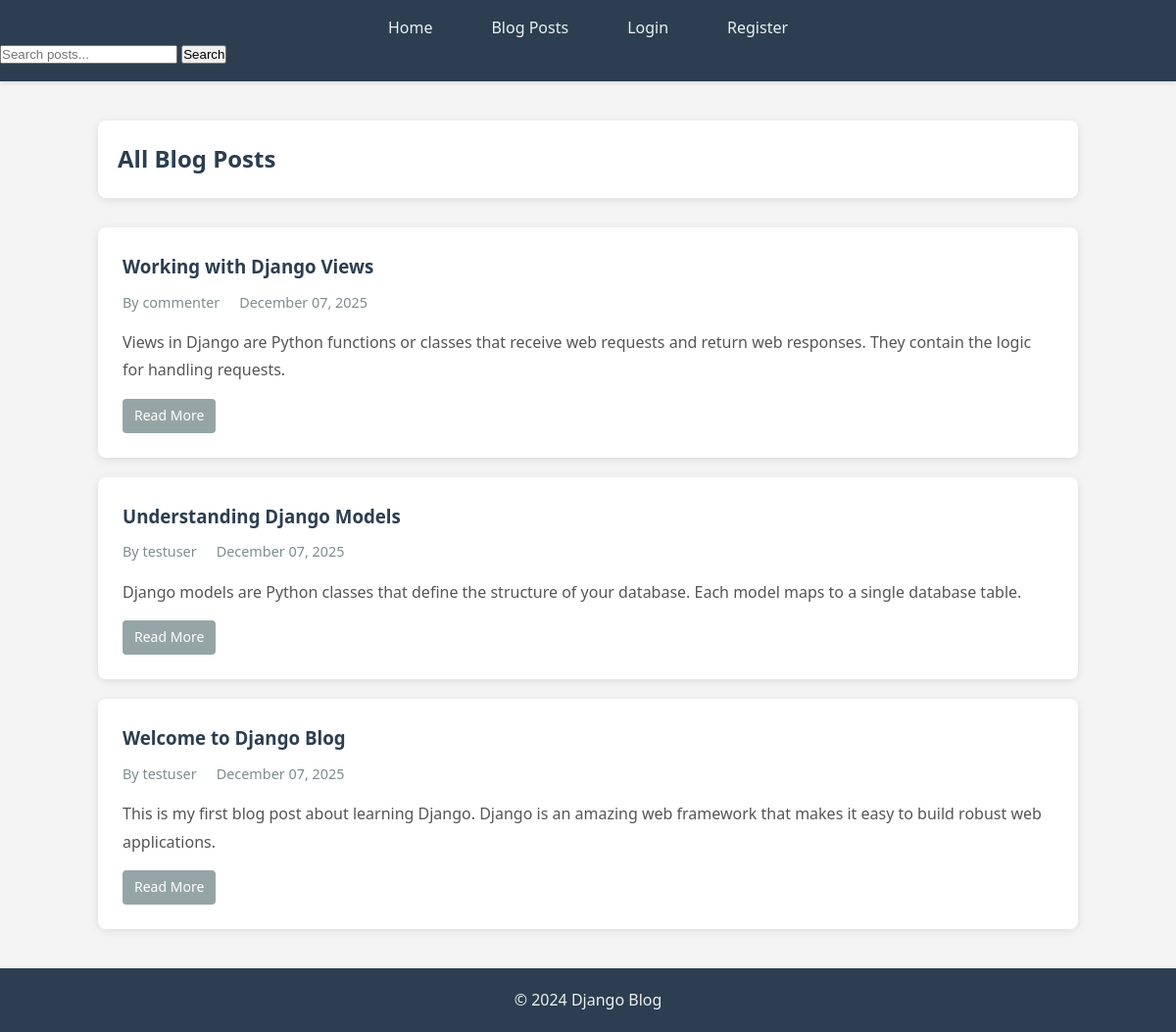
/posts/, run on the app's committed database.
### blog/models.py (models this page shows, shortened)
class Post(models.Model):
    title = models.CharField(max_length=200)
    content = models.TextField()
    published_date = models.DateTimeField(auto_now_add=True)
    author = models.ForeignKey(User, on_delete=models.CASCADE, related_name='posts')
    tags = TaggableManager()  # Tagging functionality using django-taggit
    class Meta:
        ordering = ['-published_date']

### blog/views.py (the view)
class PostListView(ListView):
    model = Post
    template_name = 'blog/post_list.html'
    context_object_name = 'posts'
    paginate_by = 10
    ordering = ['-published_date']

### blog/templates/blog/post_list.html (shortened to what this page needs)
{% extends 'blog/base.html' %}
{% load static %}
{% block content %}
<div class="posts-container">
    <div class="posts-header">
        <h2>All Blog Posts</h2>
    </div>
    {% if posts %}
    <div class="posts-list">
        {% for post in posts %}
        <article class="post-item">
            <div class="post-header">
                <h3><a href="{% url 'post-detail' post.pk %}">{{ post.title }}</a></h3>
                <div class="post-meta">
                    <span class="post-author">By {{ post.author.username }}</span>
                    <span class="post-date">{{ post.published_date|date:"F d, Y" }}</span>
                </div>
            </div>
            <div class="post-excerpt">
                {{ post.content|truncatewords:50 }}
            </div>
            <div class="post-actions">
                <a href="{% url 'post-detail' post.pk %}" class="btn btn-secondary btn-sm">Read More</a>
            </div>
        </article>
        {% endfor %}
    </div>
    {% endif %}
</div>
{% endblock %}

### static/css/styles.css (style rules this page uses)
* { margin: 0; padding: 0; box-sizing: border-box; }
body { font-family: 'Segoe UI', Tahoma, Geneva, Verdana, sans-serif; line-height: 1.6; color: #333; background-color: #f4f4f4; }
.btn { padding: 10px 20px; border: none; border-radius: 4px; cursor: pointer; font-size: 16px; text-decoration: none; display: inline-block; text-align: center; transition: background-color 0.3s ease; }
.btn-secondary { background-color: #95a5a6; color: white; }

### static/css/blog_posts.css (style rules this page uses)
.posts-container { max-width: 1000px; margin: 0 auto; }
.posts-header { display: flex; justify-content: space-between; align-items: center; margin-bottom: 30px; padding: 20px; background: white; border-radius: 8px; box-shadow: 0 2px 10px rgba(0, 0, 0, 0.1); }
.posts-header h2 { color: #2c3e50; margin: 0; }
.posts-list { display: flex; flex-direction: column; gap: 20px; }
.post-item { background: white; padding: 25px; border-radius: 8px; box-shadow: 0 2px 10px rgba(0, 0, 0, 0.1); transition: transform 0.2s ease, box-shadow 0.2s ease; }
.post-header h3 { margin: 0 0 10px 0; color: #2c3e50; }
.post-header h3 a { color: #2c3e50; text-decoration: none; transition: color 0.3s ease; }
.post-meta { display: flex; gap: 20px; color: #7f8c8d; font-size: 0.9em; margin-bottom: 15px; }
.post-author, .post-date { display: flex; align-items: center; }
.post-excerpt { color: #555; line-height: 1.8; margin-bottom: 15px; }
.post-actions { display: flex; gap: 10px; flex-wrap: wrap; }
.btn-sm { padding: 6px 12px; font-size: 14px; }

### data on the page
Post: title "Working with Django Views", author.username "commenter", published_date "December 07, 2025", content "Views in Django are Python functions or classes that receive web requests and return web responses. They contain the logic for handling requests."
Post: title "Understanding Django Models", author.username "testuser", published_date "December 07, 2025", content "Django models are Python classes that define the structure of your database. Each model maps to a single database table."
Post: title "Welcome to Django Blog", author.username "testuser", published_date "December 07, 2025", content "This is my first blog post about learning Django. Django is an amazing web framework that makes it easy to build robust web applications."
